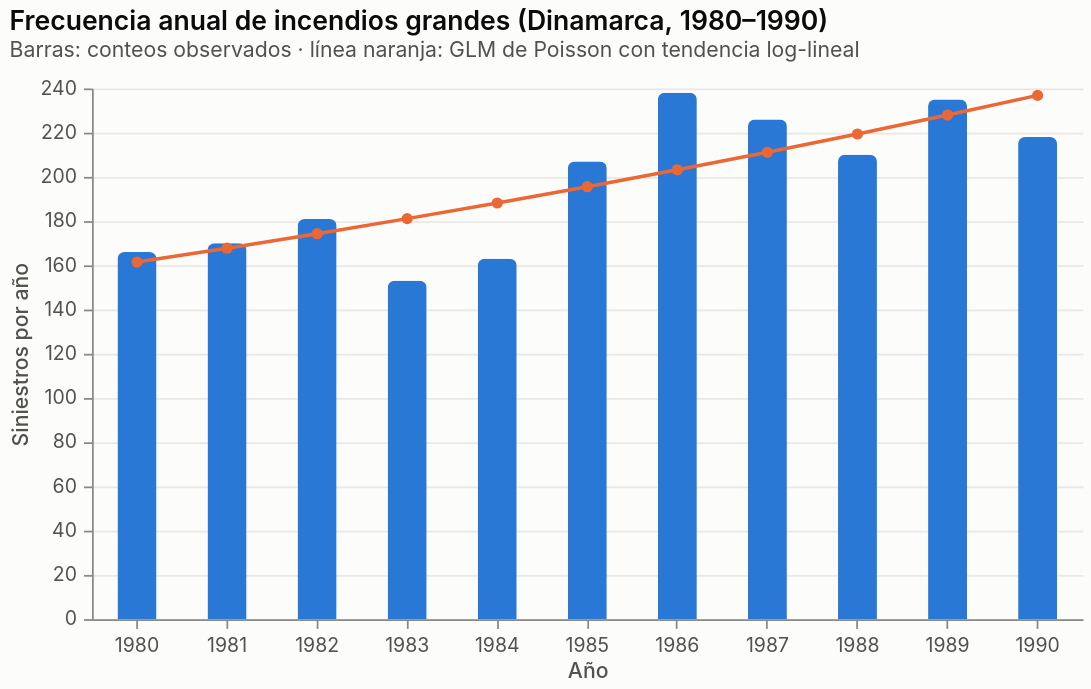

Notebook code cell kept with this figure:
### Markdown cell above
## 2. Reaseguro XL calibrado con pérdidas reales (incendios daneses)

**Frecuencia.** El número anual de siniestros grandes crece alrededor de 4% por año; se ajusta un GLM de Poisson con
tendencia log-lineal y se proyecta a 1991. La sobredispersión de Pearson (≈ 2) advierte que la hipótesis de Poisson
homogéneo de las notas es optimista.

### Code cell
fig["02_frecuencia_danesa"]

### Figure 1 — Vega-Lite specification as saved in the notebook (floating-point values rounded to 4 significant figures)
{"$schema": "https://vega.github.io/schema/vega-lite/v6.4.1.json", "config": {"axis": {"domainColor": "#8a8984", "gridColor": "#e9e8e4", "labelColor": "#52514e", "labelFontSize": 11, "labelPadding": 4, "tickColor": "#8a8984", "titleColor": "#52514e", "titleFontSize": 12, "titleFontWeight": 500}, "axisX": {"grid": false}, "background": "#fcfcfb", "bar": {"cornerRadiusEnd": 4}, "font": "Inter, Segoe UI, Helvetica, Arial, sans-serif", "legend": {"labelColor": "#52514e", "labelFontSize": 11, "orient": "top", "symbolStrokeWidth": 2, "titleColor": "#52514e", "titleFontSize": 11}, "line": {"strokeWidth": 2}, "point": {"filled": true, "size": 64}, "range": {"category": ["#2a78d6", "#eb6834", "#1baf7a"]}, "title": {"anchor": "start", "color": "#0b0b0b", "fontSize": 15, "fontWeight": 600, "offset": 10, "subtitleColor": "#52514e", "subtitleFontSize": 12}, "view": {"stroke": null}}, "data": {"name": "data-4af60e5037763b95f6f40b7fcbf85a5e"}, "datasets": {"data-4af60e5037763b95f6f40b7fcbf85a5e": [{"Year": 1980, "fit": 161.5, "n": 166}, {"Year": 1981, "fit": 167.8, "n": 170}, {"Year": 1982, "fit": 174.3, "n": 181}, {"Year": 1983, "fit": 181.1, "n": 153}, {"Year": 1984, "fit": 188.2, "n": 163}, {"Year": 1985, "fit": 195.6, "n": 207}, {"Year": 1986, "fit": 203.2, "n": 238}, {"Year": 1987, "fit": 211.1, "n": 226}, {"Year": 1988, "fit": 219.4, "n": 210}, {"Year": 1989, "fit": 228.0, "n": 235}, {"Year": 1990, "fit": 236.9, "n": 218}]}, "height": 300, "layer": [{"encoding": {"tooltip": [{"field": "Year", "type": "ordinal"}, {"field": "n", "title": "observados", "type": "quantitative"}, {"field": "fit", "format": ".1f", "title": "Poisson con tendencia", "type": "quantitative"}], "x": {"axis": {"labelAngle": 0}, "field": "Year", "title": "Año", "type": "ordinal"}, "y": {"field": "n", "title": "Siniestros por año", "type": "quantitative"}}, "mark": {"color": "#2a78d6", "type": "bar", "width": 22}}, {"encoding": {"x": {"field": "Year", "type": "ordinal"}, "y": {"field": "fit", "type": "quantitative"}}, "mark": {"color": "#eb6834", "point": {"color": "#eb6834", "size": 40}, "type": "line"}}], "title": {"subtitle": "Barras: conteos observados · línea naranja: GLM de Poisson con tendencia log-lineal", "text": "Frecuencia anual de incendios grandes (Dinamarca, 1980–1990)"}, "width": 560}
